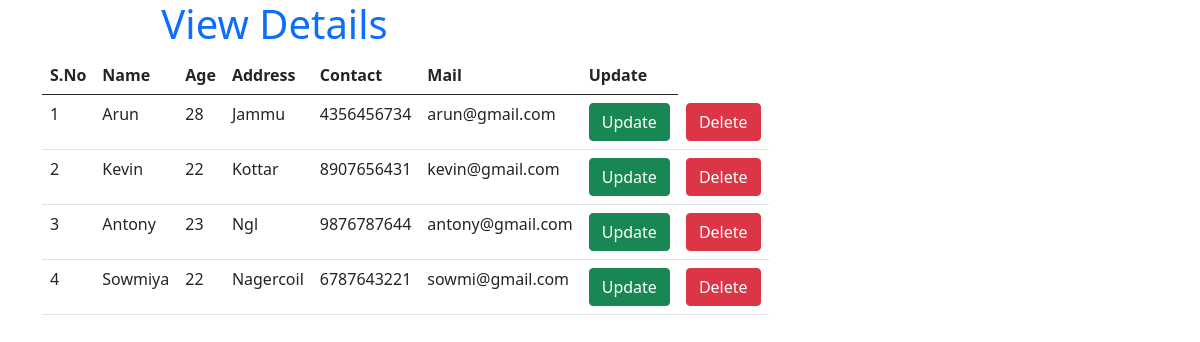
Screenshot of /view/ with the database file from the repository.
### My_Application/models.py (models this page shows)
class datas(models.Model):
    Name=models.CharField(max_length=20,default="")
    Age=models.IntegerField(default="")
    Address=models.CharField(max_length=50,default="")
    Contact=models.IntegerField(default="")
    Mail=models.CharField(max_length=50,default="")

### My_Application/views.py (the view)
# urls.py: path('view/',views.view),
def view(request):
    mydata = datas.objects.all()
    return render(request,"view.html",{'datas':mydata})

### templates/view.html (shortened to what this page needs)
<html>
    <head>
        {% load static %}
        <link rel="stylesheet" href="{% static 'bootstrap/css/bootstrap.min.css'%}">
    </head>
    <body>
        {% block content %}
        <div class="container">
            <div class="col-md-5">
                <table class="table table-hover">
                    <h1 class="page-header text-primary text-center">View Details</h1>
                    <thead>
                        <tr>
                            <th>S.No</th>
                            <th>Name</th>
                            <th>Age</th>
                            <th>Address</th>
                            <th>Contact</th>
                            <th>Mail</th>
                            <th>Update</th>
                        </tr>
                    </thead>
                    <tbody>
                        {% for data in datas %}
                        <tr>
                            <td>{{forloop.counter}}</td>
                            <td>{{data.Name}}</td>
                            <td>{{data.Age}}</td>
                            <td>{{data.Address}}</td>
                            <td>{{data.Contact}}</td>
                            <td>{{data.Mail}}</td>
                            <td><a class="btn btn-success" href="/update/{{data.id}}">Update</a></td>
                            <td><a class="btn btn-danger" href="/delete/{{data.id}}">Delete</a></td>
                        </tr>
                        {% endfor %}
                    </tbody>
                </table>
            </div>
        </div>
        {% endblock %}
    </body>
</html>

### rows the page displays
datas: Name "Arun", Age "28", Address "Jammu", Contact "4356456734", Mail "arun@gmail.com"
datas: Name "Kevin", Age "22", Address "Kottar", Contact "8907656431", Mail "kevin@gmail.com"
datas: Name "Antony", Age "23", Address "Ngl", Contact "9876787644", Mail "antony@gmail.com"
datas: Name "Sowmiya", Age "22", Address "Nagercoil", Contact "6787643221", Mail "sowmi@gmail.com"
